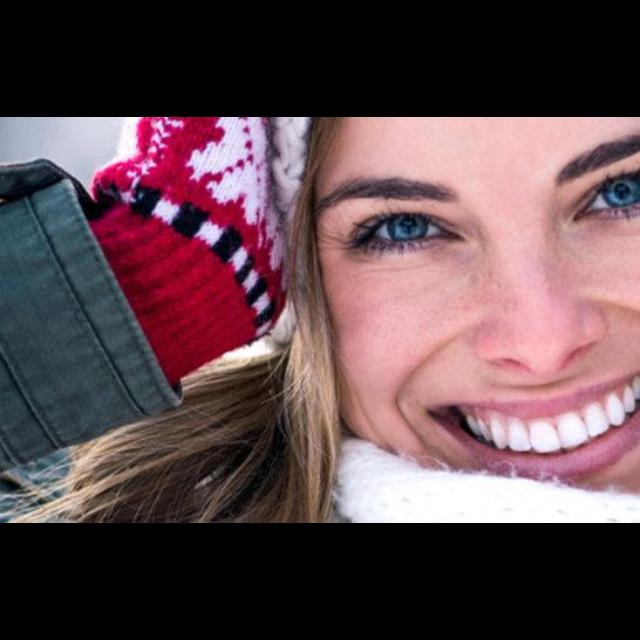
#> input picture Oily-Dry-Skin-Types/test/dry/dry_33489ccedfbd77039b4d_jpg.rf.bff22d94ad08b5402f1feb8e304a7368.jpg, 640 x 640 px
$ python -i skin_model.py   (imports and definitions only)
#> lines starting #> are read from the running program, lines starting #| are printed output that depends on the picture
#> further down, picture is the input picture: PIL image 640x640 RGB; mean R, G, B 96.2, 72.3, 77.5
"""SKINSIGHT v2 — Skin predictor using a trainable sklearn classifier."""

from __future__ import annotations

import io
import logging
import pickle
from pathlib import Path

import numpy as np
from PIL import Image, UnidentifiedImageError

logger = logging.getLogger(__name__)
CLASSES = ["acne", "oily", "dry", "normal"]
MODEL_PATH = Path(__file__).parent / "skin_type_classifier.pkl"


# [16 lines left out: function _mock, not called in this run]


def extract_features_pil(image: Image.Image) -> np.ndarray:
    """Extract compact color and texture features from an RGB image."""
    rgb = image.convert("RGB").resize((64, 64), Image.Resampling.BILINEAR)
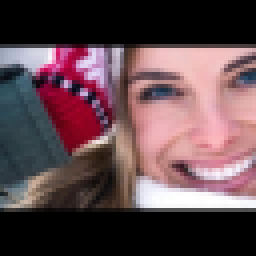
#> rgb: PIL image 64x64 RGB (shown 4 times larger); mean R, G, B 96.2, 72.4, 77.5
    arr = np.asarray(rgb, dtype=np.float32) / 255.0

    channel_means = arr.mean(axis=(0, 1))
#> channel_means = [0.377, 0.284, 0.304]
    channel_stds = arr.std(axis=(0, 1))
#> channel_stds = [0.358, 0.292, 0.299]

    luminance = 0.299 * arr[:, :, 0] + 0.587 * arr[:, :, 1] + 0.114 * arr[:, :, 2]
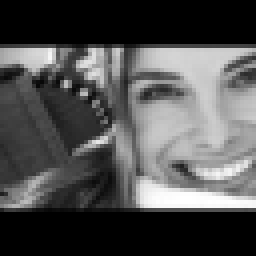
#> luminance: shape (64, 64) float32 (shown 4 times larger); min 0, max 1, mean 0.314
    lum_percentiles = np.percentile(luminance, [10, 25, 50, 75, 90])
#> lum_percentiles = [0, 0, 0.242, 0.604, 0.773]

    hist_features = []
    for channel in range(3):
        hist, _ = np.histogram(arr[:, :, channel], bins=16, range=(0.0, 1.0), density=True)
        hist_features.append(hist)
#> after the loop, hist_features = 3 items

    grad_x = np.abs(np.diff(luminance, axis=1)).mean()
#> grad_x = 0.0352
    grad_y = np.abs(np.diff(luminance, axis=0)).mean()
#> grad_y = 0.0593

    small_gray = np.asarray(
        rgb.convert("L").resize((16, 16), Image.Resampling.BILINEAR),
        dtype=np.float32,
    ) / 255.0

    feature_vector = np.concatenate(
        [
            channel_means,
            channel_stds,
            lum_percentiles,
            np.concatenate(hist_features),
            np.array([grad_x, grad_y], dtype=np.float32),
            small_gray.ravel(),
        ]
    )
#> feature_vector = 317 values, max 6.34 at index 27, min 0 at index 6, mean 0.417
    return feature_vector.astype(np.float32)


class SkinPredictor:
    # [94 lines left out: functions __init__, _predict_proba, predict, not called in this run]

>>> from PIL import Image
>>> picture = Image.open('../../Oily-Dry-Skin-Types/test/dry/dry_33489ccedfbd77039b4d_jpg.rf.bff22d94ad08b5402f1feb8e304a7368.jpg')
>>> result = extract_features_pil(picture)
#> result has the same summary as feature_vector in extract_features_pil

$ run again, on Oily-Dry-Skin-Types/test/dry/dry_3cff4d4b05b7b88def12_jpg.rf.61f7ed0c6569bde348734178e19a55f7.jpg
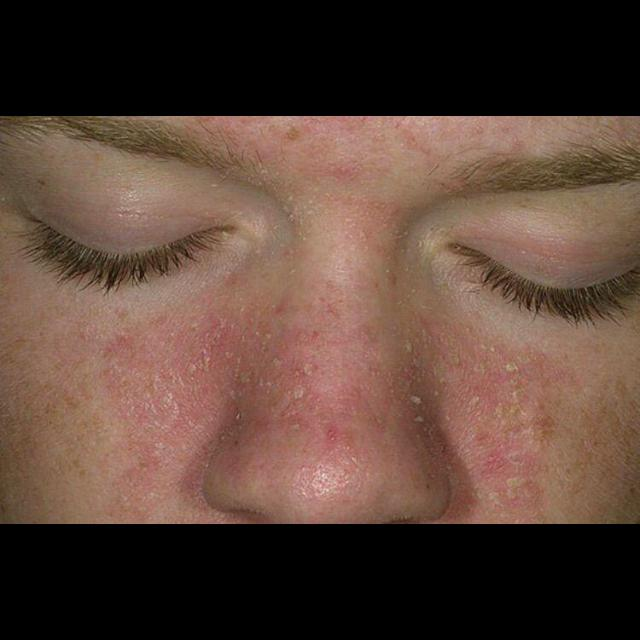
#> input picture Oily-Dry-Skin-Types/test/dry/dry_3cff4d4b05b7b88def12_jpg.rf.61f7ed0c6569bde348734178e19a55f7.jpg, 640 x 640 px
#> picture is the input picture: PIL image 640x640 RGB; mean R, G, B 91.2, 67.7, 56.6
#> in extract_features_pil, `rgb = image.convert("RGB").resize((64, 64), Image.Resampling.BILINEAR)`:
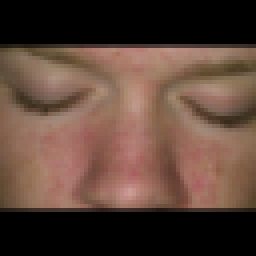
#> rgb: PIL image 64x64 RGB (shown 4 times larger); mean R, G, B 91.2, 67.7, 56.6
#> channel_means = [0.358, 0.266, 0.222]
#> channel_stds = [0.277, 0.206, 0.176]
#> in extract_features_pil, `luminance = 0.299 * arr[:, :, 0] + 0.587 * arr[:, :, 1] + 0.114 * arr[..`:
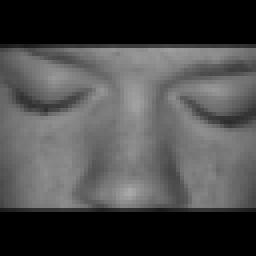
#> luminance: shape (64, 64) float32 (shown 4 times larger); min 0, max 0.663, mean 0.288
#> lum_percentiles = [0, 0, 0.383, 0.484, 0.53]
#> after the loop in extract_features_pil, `for channel in range(3):`: hist_features = 3 items
#> grad_x = 0.0126
#> grad_y = 0.0293
#> feature_vector = 317 values, max 5.5 at index 11, min 0 at index 6, mean 0.393
#> result has the same summary as feature_vector in extract_features_pil

$ run again, on Oily-Dry-Skin-Types/test/dry/dry_4b06e68067862ee761ab_jpg.rf.52e7f8c3af0d6b1dd3e3f224b735fc18.jpg
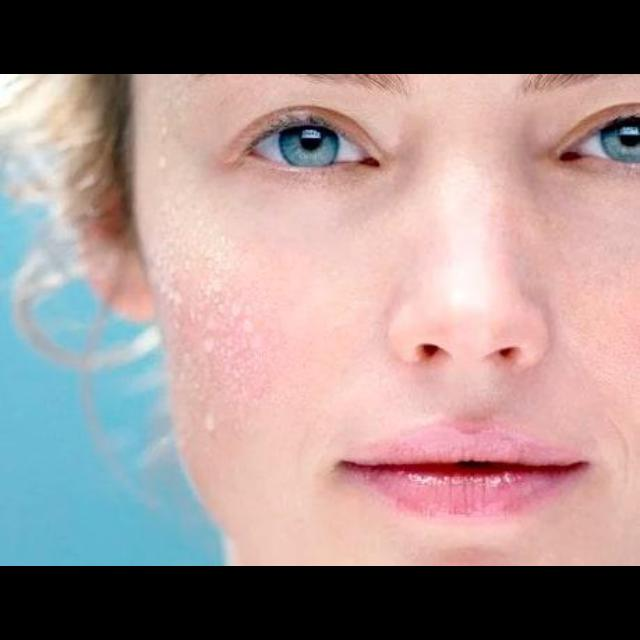
#> input picture Oily-Dry-Skin-Types/test/dry/dry_4b06e68067862ee761ab_jpg.rf.52e7f8c3af0d6b1dd3e3f224b735fc18.jpg, 640 x 640 px
#> picture is the input picture: PIL image 640x640 RGB; mean R, G, B 158.6, 138.9, 137.8
#> in extract_features_pil, `rgb = image.convert("RGB").resize((64, 64), Image.Resampling.BILINEAR)`:
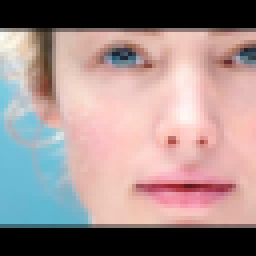
#> rgb: PIL image 64x64 RGB (shown 4 times larger); mean R, G, B 158.6, 138.9, 137.8
#> channel_means = [0.622, 0.545, 0.54]
#> channel_stds = [0.375, 0.314, 0.313]
#> in extract_features_pil, `luminance = 0.299 * arr[:, :, 0] + 0.587 * arr[:, :, 1] + 0.114 * arr[..`:
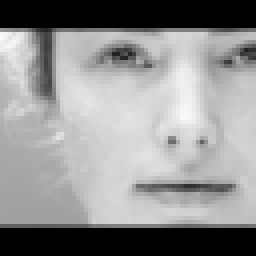
#> luminance: shape (64, 64) float32 (shown 4 times larger); min 0, max 0.983, mean 0.567
#> lum_percentiles = [0, 0.373, 0.713, 0.808, 0.851]
#> after the loop in extract_features_pil, `for channel in range(3):`: hist_features = 3 items
#> grad_x = 0.0187
#> grad_y = 0.0442
#> feature_vector = 317 values, max 4.18 at index 38, min 0 at index 6, mean 0.627
#> result has the same summary as feature_vector in extract_features_pil

$ run again, on Oily-Dry-Skin-Types/test/dry/dry_4e342ada282e73d14463_jpg.rf.3e22185034c87e49e38bf16b7c05d70f.jpg
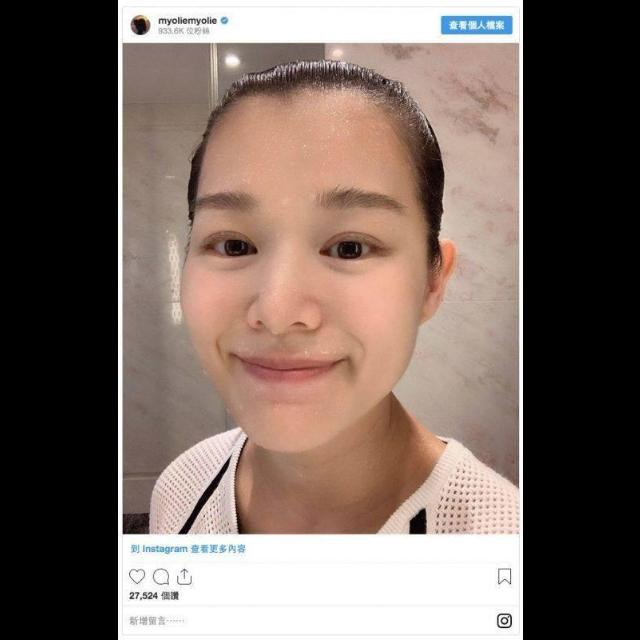
#> input picture Oily-Dry-Skin-Types/test/dry/dry_4e342ada282e73d14463_jpg.rf.3e22185034c87e49e38bf16b7c05d70f.jpg, 640 x 640 px
#> picture is the input picture: PIL image 640x640 RGB; mean R, G, B 120, 104.2, 96.8
#> in extract_features_pil, `rgb = image.convert("RGB").resize((64, 64), Image.Resampling.BILINEAR)`:
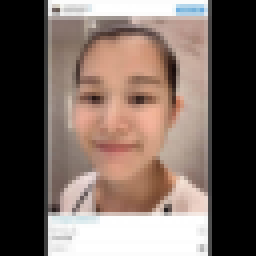
#> rgb: PIL image 64x64 RGB (shown 4 times larger); mean R, G, B 120, 104.3, 96.8
#> channel_means = [0.471, 0.409, 0.38]
#> channel_stds = [0.378, 0.346, 0.336]
#> in extract_features_pil, `luminance = 0.299 * arr[:, :, 0] + 0.587 * arr[:, :, 1] + 0.114 * arr[..`:
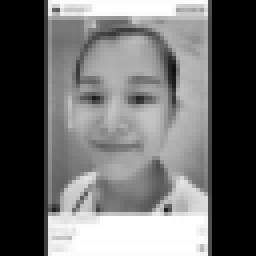
#> luminance: shape (64, 64) float32 (shown 4 times larger); min 0, max 1, mean 0.424
#> lum_percentiles = [0, 0, 0.486, 0.682, 0.97]
#> after the loop in extract_features_pil, `for channel in range(3):`: hist_features = 3 items
#> grad_x = 0.0464
#> grad_y = 0.0297
#> feature_vector = 317 values, max 5.51 at index 43, min 0 at index 6, mean 0.508
#> result has the same summary as feature_vector in extract_features_pil
